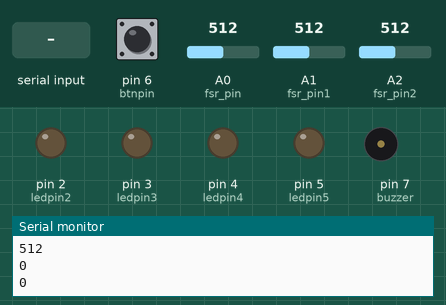
Bench run of a sketch on a simulated Arduino Uno, built with avr-gcc and run on an emulated ATmega328P. Parts: output pins drawn as LEDs (lit = HIGH), buzzer (waves = sounding), the last lines printed to the serial monitor. Dashed ring = blinking. The inputs (shaded band) are chosen by the test bench; at power-on: A1 (fsr_pin1) = 512, A0 (fsr_pin) = 512, pin 6 (btnpin) LOW, A2 (fsr_pin2) = 512.

Above: at 1.8 s.
1.9 s: "0" received over the second serial link
At 2.05 s:
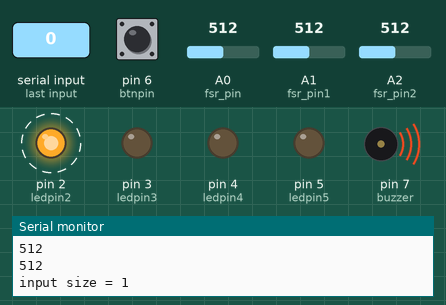
5.4 s: A1 (fsr_pin1) set to 74
8.9 s: A1 (fsr_pin1) set to 66
At 9.37 s:
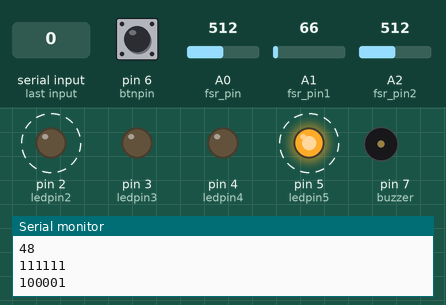
13.0 s: A0 (fsr_pin) set to 76
16.5 s: A0 (fsr_pin) set to 64
At 17.23 s:
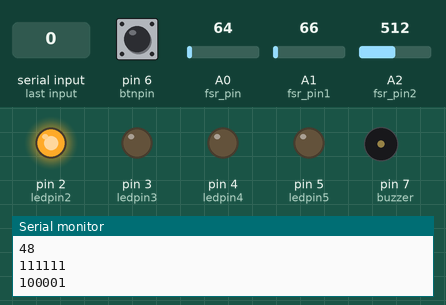
20.0 s: pin 6 (btnpin) pulled HIGH for 3.2 s
At 21.6 s:
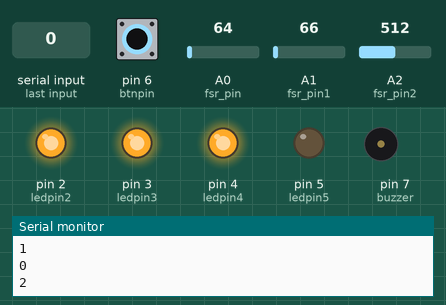
Timing chart, 0 to 23.7 s (numbered marks = the images above; inputs shaded):
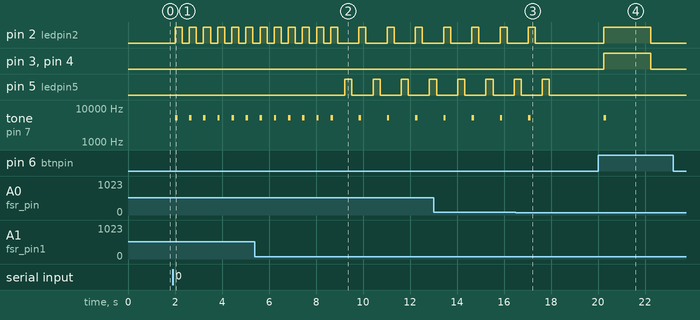

Measured:
- the behaviour switches between 71 and 70 on A1 (fsr_pin1) (found by bisection; images 1 and 2)
- the behaviour switches between 71 and 70 on A0 (fsr_pin) (found by bisection; images 2 and 3)
- after the input at 1.9 s, pin 2 (ledpin2): alternates HIGH for 0.30 s and LOW for 0.30 s, starting after 0.11 s; tone on pin 7 (buzzer): alternates 5200 Hz for 0.10 s and silent for 0.50 s, starting after 0.11 s
- after the input at 8.9 s, pin 2 (ledpin2): alternates HIGH for 0.30 s and LOW for 0.90 s, starting after 0.93 s; pin 5 (ledpin5): alternates HIGH for 0.30 s and LOW for 0.90 s, starting after 0.32 s; tone on pin 7 (buzzer): alternates 5200 Hz for 0.10 s and silent for 1.1 s, starting after 0.92 s
- after the input at 16.5 s, pin 2 (ledpin2): goes on until 17.3 s, then stays LOW; pin 5 (ledpin5): goes on until 17.9 s, then stays LOW; tone on pin 7 (buzzer): goes on until 17.1 s, then stays silent
- after the input at 20.0 s, pin 2 (ledpin2), pin 3 (ledpin3), pin 4 (ledpin4): LOW → HIGH after 0.24 s, → LOW 2.0 s later; tone on pin 7 (buzzer): silent → 5200 Hz after 0.24 s, → silent 0.10 s later

The sketch:

__.ino
```cpp
#include <SoftwareSerial.h>
#define fsr_pin A0
#define fsr_pin1 A1
#define fsr_pin2 A2
#define ledpin2 2
#define ledpin3 3
#define ledpin4 4
#define ledpin5 5
#define buzzer 7

SoftwareSerial BT(10,11);

int btnpin = 6;
int buttonOn = 0;
int count=0;
int i=1;
int j=2;
int k=3;
int l=4;

void setup() {
  Serial.begin(9600);
  BT.begin(9600);
  pinMode(btnpin, INPUT);
  pinMode(ledpin2, OUTPUT);
  pinMode(ledpin3, OUTPUT);
  pinMode(ledpin4, OUTPUT);
  pinMode(ledpin5, OUTPUT);
  pinMode(buzzer, OUTPUT);
  // put your setup code here, to run once:

}

void loop() {
  BT.write("a");
  int fsr_value = analogRead(fsr_pin);
  int fsr_value1 = analogRead(fsr_pin1);
  int fsr_value2 = analogRead(fsr_pin2);
  Serial.println(fsr_value);
  Serial.println(fsr_value1);
  Serial.println(fsr_value2);

  byte cmmd[1];
  cmmd[0]=0;
  int insize;
  if((insize=(BT.available()))>0){
    Serial.print("input size = ");
    Serial.println(insize);
    cmmd[0]=char(BT.read());
    Serial.println(cmmd[0]);
  }

   if(cmmd[0]==48){
      if (fsr_value > 70){
        Serial.println(111111);
        LED1(i);
      }
    }
    else if(cmmd[0]==49){
      if (fsr_value1 > 70){
        Serial.println(222222);
        LED2(j);
      }
    }
    else if(cmmd[0]==50){
      if (fsr_value2 > 70)
        LED3(k);
    }
    else if(cmmd[0]==52){
      call(l);
    }


   buttonOn = digitalRead(btnpin);
        Serial.println(buttonOn);
        Serial.println(count);
        if (buttonOn == 1) {
            count++;
          Serial.println(count+"A2");
         }
      if(count%2==1){
          alarmBeep(buzzer);
          digitalWrite(ledpin2, HIGH);
          digitalWrite(ledpin3, HIGH);
          digitalWrite(ledpin4, HIGH);

          delay(1000);
          }
          else{
          digitalWrite(ledpin2, LOW);
          digitalWrite(ledpin3, LOW);
          digitalWrite(ledpin4, LOW);


          }
  delay(1000);
  Serial.println("--------------");
}


void LED1(int i){
  int x=1;
      if(x==i){
        Serial.println(100001);
      int fsr_value = analogRead(fsr_pin);
      int fsr_value1 = analogRead(fsr_pin1);
      int fsr_value2 = analogRead(fsr_pin2);

      while(fsr_value > 70){
      alarmBeep(buzzer);
      digitalWrite(ledpin2, HIGH);
      delay (300);
      digitalWrite(ledpin2, LOW);
      delay (300);
      fsr_value = analogRead(fsr_pin);
      fsr_value1 = analogRead(fsr_pin1);
      fsr_value2 = analogRead(fsr_pin2);

      if(fsr_value1 <= 70){
        digitalWrite(ledpin5, HIGH);
        delay (300);
        digitalWrite(ledpin5, LOW);
        delay (300);
        }
      if(fsr_value2 <= 70){
        digitalWrite(ledpin5, HIGH);
        delay (300);
        digitalWrite(ledpin5, LOW);
        delay (300);
        }
      }
        BT.write("b");
      }
}

void LED2(int i){
  Serial.println(i);
  int x=2;
  if(x==i){
        Serial.println(100002);
      int fsr_value1 = analogRead(fsr_pin1);
      int fsr_value2 = analogRead(fsr_pin2);

      while(fsr_value1 > 70){
      alarmBeep(buzzer);
      digitalWrite(ledpin3, HIGH);
      delay (300);
      digitalWrite(ledpin3, LOW);
      delay (300);
      fsr_value1 = analogRead(fsr_pin1);
      fsr_value2 = analogRead(fsr_pin2);

      if(fsr_value2 <= 70){
        digitalWrite(ledpin5, HIGH);
        delay (300);
        digitalWrite(ledpin5, LOW);
        delay (300);
        }
      }

        BT.write("b");
  }
}

void LED3(int i){
  int x=3;
  if(x==i){
      int fsr_value2 = analogRead(fsr_pin2);
      while (fsr_value2 > 70){
      alarmBeep(buzzer);
      digitalWrite(ledpin4, HIGH);
      delay (300);
      digitalWrite(ledpin4, LOW);
      delay (300);
      fsr_value2 = analogRead(fsr_pin2);
      }
        BT.write("b");
        Serial.println(100003);
  }
}

void call(int i){
  int x=4;
  if(x=i){
      while(1){
      buttonOn = digitalRead(btnpin);
      if (buttonOn == 1) {
          break;
       }
       else{
          alarmBeep(buzzer);
          digitalWrite(ledpin2, HIGH);
          digitalWrite(ledpin3, HIGH);
          digitalWrite(ledpin4, HIGH);

          delay(1000);
      }
  }
  }
}

void alarmBeep(int pin) {
  tone(pin, 5200, 100);
  delay(1);
  }
```
